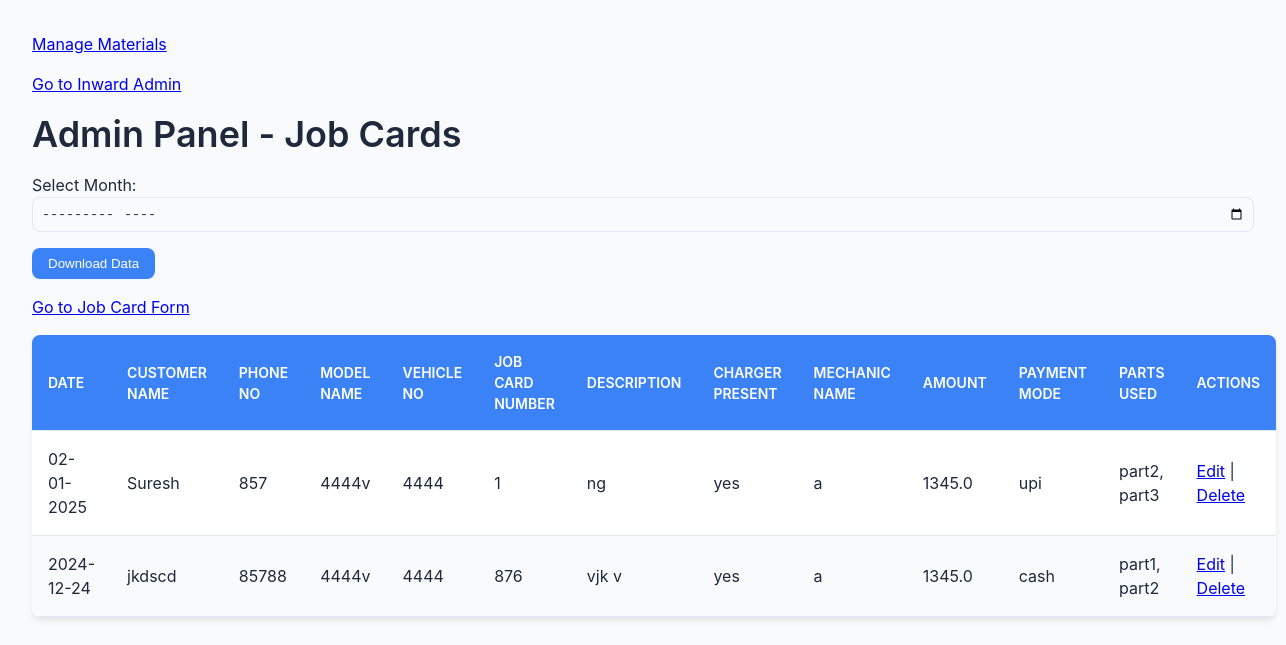
The page /admin on the database its author committed.
### app.py (models this page shows, shortened)
class JobCard(db.Model):
    id = db.Column(db.Integer, primary_key=True)
    date = db.Column(db.String(20), nullable=False)
    customer_name = db.Column(db.String(100), nullable=False)
    phone_no = db.Column(db.String(15), nullable=False)
    model_name = db.Column(db.String(100), nullable=False)
    vehicle_no = db.Column(db.String(20), nullable=False)
    job_card_number = db.Column(db.String(50), nullable=False, unique=True)
    description = db.Column(db.String(200), nullable=False)
    charger_present = db.Column(db.String(5), nullable=False)
    mechanic_name = db.Column(db.String(100), nullable=False)
    amount = db.Column(db.Float, nullable=False)
    payment_mode = db.Column(db.String(20), nullable=False)
    parts_used = db.Column(db.String(500), nullable=False)  # Comma-separated parts

### app.py (the view)
@app.route('/admin')
def admin():
    job_cards = JobCard.query.all()  # Get all job cards
    parts = Part.query.all()  # Get all parts
    return render_template('admin.html', job_cards=job_cards, parts=parts, datetime=datetime)

### templates/admin.html (shortened to what this page needs)
<!DOCTYPE html>
<html lang="en">
<head>
    <link rel="stylesheet" href="{{ url_for('static', filename='style.css') }}">
    <p><a href="{{ url_for('materials') }}">Manage Materials</a></p>
    <p><a href="{{ url_for('inward_admin') }}">Go to Inward Admin</a></p>
</head>
<body>
    <h1>Admin Panel - Job Cards</h1>
    <div class="mb-3">
        <form action="/download_admin_data" method="get" class="form-inline">
            <div class="form-group mr-2">
                <label for="month" class="mr-2">Select Month:</label>
                <input type="month" id="month" name="month" class="form-control" min="2023-01" max="{{ datetime.now().strftime('%Y-%m') }}">
            </div>
            <button type="submit" class="btn btn-primary">Download Data</button>
        </form>
    </div>
    <p><a href="{{ url_for('index') }}">Go to Job Card Form</a></p>
    <table id="jobCardTable" class="w-full border-collapse">
        <thead>
            <tr class="bg-gray-200">
                <th class="p-3 border text-left cursor-pointer" onclick="sortTable(0)">Date</th>
                <th class="p-3 border text-left cursor-pointer" onclick="sortTable(1)">Customer Name</th>
                <th class="p-3 border text-left cursor-pointer" onclick="sortTable(2)">Phone No</th>
                <th class="p-3 border text-left cursor-pointer" onclick="sortTable(3)">Model Name</th>
                <th class="p-3 border text-left cursor-pointer" onclick="sortTable(4)">Vehicle No</th>
                <th class="p-3 border text-left cursor-pointer" onclick="sortTable(5)">Job Card Number</th>
                <th class="p-3 border text-left cursor-pointer" onclick="sortTable(6)">Description</th>
                <th class="p-3 border text-left cursor-pointer" onclick="sortTable(7)">Charger Present</th>
                <th class="p-3 border text-left cursor-pointer" onclick="sortTable(8)">Mechanic Name</th>
                <th class="p-3 border text-left cursor-pointer" onclick="sortTable(9)">Amount</th>
                <th class="p-3 border text-left cursor-pointer" onclick="sortTable(10)">Payment Mode</th>
                <th class="p-3 border text-left cursor-pointer" onclick="sortTable(11)">Parts Used</th>
                <th class="p-3 border text-left">Actions</th>
            </tr>
        </thead>
        <tbody>
            {% for job_card in job_cards %}
            <tr class="hover:bg-gray-50 {% if loop.index % 2 == 0 %}bg-gray-100{% endif %}">
                <td class="p-3 border">{{ job_card.date }}</td>
                <td class="p-3 border">{{ job_card.customer_name }}</td>
                <td class="p-3 border">{{ job_card.phone_no }}</td>
                <td class="p-3 border">{{ job_card.model_name }}</td>
                <td class="p-3 border">{{ job_card.vehicle_no }}</td>
                <td class="p-3 border">{{ job_card.job_card_number }}</td>
                <td class="p-3 border">{{ job_card.description }}</td>
                <td class="p-3 border">{{ job_card.charger_present }}</td>
                <td class="p-3 border">{{ job_card.mechanic_name }}</td>
                <td class="p-3 border">{{ job_card.amount }}</td>
                <td class="p-3 border">{{ job_card.payment_mode }}</td>
                <td class="p-3 border">{{ job_card.parts_used }}</td>
                <td class="p-3 border">
                    <a href="{{ url_for('edit_job_card', job_card_id=job_card.id) }}" class="text-blue-500 hover:text-blue-700">Edit</a> |
                    <a href="{{ url_for('delete_job_card', job_card_id=job_card.id) }}" class="text-red-500 hover:text-red-700" onclick="return confirm('Are you sure?')">Delete</a>
                </td>
            </tr>
            {% endfor %}
        </tbody>
    </table>
</body>
</html>

### static/style.css (style rules this page uses)
:root { --primary-color: #3b82f6; --secondary-color: #60a5fa; --accent-color: #93c5fd; --background-color: #f8fafc; --surface-color: #ffffff; --text-color: #1e293b; --text-light: #64748b; --success-color: #10b981; --error-color: #ef4444; --font-family: 'Inter', system-ui, -apple-system, sans-serif; --font-size-base: 1rem; --line-height: 1.5; --space-xs: 0.25rem; --space-sm: 0.5rem; --space-md: 1rem; --space-lg: 1.5rem; --space-xl: 2rem; --shadow-sm: 0 1px 2px 0 rgba(0, 0, 0, 0.05); --shadow-md: 0 4px 6px -1px rgba(0, 0, 0, 0.1); --shadow-lg: 0 10px 15px -3px rgba(0, 0, 0, 0.1); --border-radius: 0.5rem; --border-width: 1px; --border-color: #e2e8f0; --transition-speed: 0.2s; --transition-easing: ease-in-out; }
* { box-sizing: border-box; margin: 0; padding: 0; }
html { font-size: 16px; scroll-behavior: smooth; }
body { font-family: var(--font-family); font-size: var(--font-size-base); line-height: var(--line-height); color: var(--text-color); background-color: var(--background-color); min-height: 100vh; padding: var(--space-xl); }
h1, h2, h3 { font-weight: 600; line-height: 1.25; margin-bottom: var(--space-md); }
h1 { font-size: 2.25rem; }
p { margin-bottom: var(--space-md); color: var(--text-light); }
.form-group { margin-bottom: var(--space-md); }
.form-control { width: 100%; padding: var(--space-sm); border: var(--border-width) solid var(--border-color); border-radius: var(--border-radius); background-color: var(--background-color); color: var(--text-color); transition: border-color var(--transition-speed) var(--transition-easing); }
.btn { display: inline-flex; align-items: center; justify-content: center; padding: var(--space-sm) var(--space-md); border-radius: var(--border-radius); border: none; font-weight: 500; cursor: pointer; transition: all var(--transition-speed) var(--transition-easing); }
.btn-primary { background-color: var(--primary-color); color: white; }
table { width: 100%; border-collapse: collapse; margin: var(--space-md) 0; background-color: var(--surface-color); box-shadow: var(--shadow-md); border-radius: var(--border-radius); overflow: hidden; }
th, td { padding: var(--space-sm) var(--space-md); text-align: left; border-bottom: var(--border-width) solid var(--border-color); }
th { background-color: var(--primary-color); color: white; font-weight: 600; text-transform: uppercase; font-size: 0.875rem; }
tr:nth-child(even) { background-color: var(--background-color); }
.mb-3 { margin-bottom: var(--space-md); }
.p-3 { padding: var(--space-md); }

### rows shown on the page
JobCard: date "02-01-2025", customer_name "Suresh", phone_no "857", model_name "4444v", vehicle_no "4444", job_card_number "1", description "ng", charger_present "yes", mechanic_name "a", amount "1345.0", payment_mode "upi", parts_used "part2, part3"
JobCard: date "2024-12-24", customer_name "jkdscd", phone_no "85788", model_name "4444v", vehicle_no "4444", job_card_number "876", description "vjk v", charger_present "yes", mechanic_name "a", amount "1345.0", payment_mode "cash", parts_used "part1, part2"
